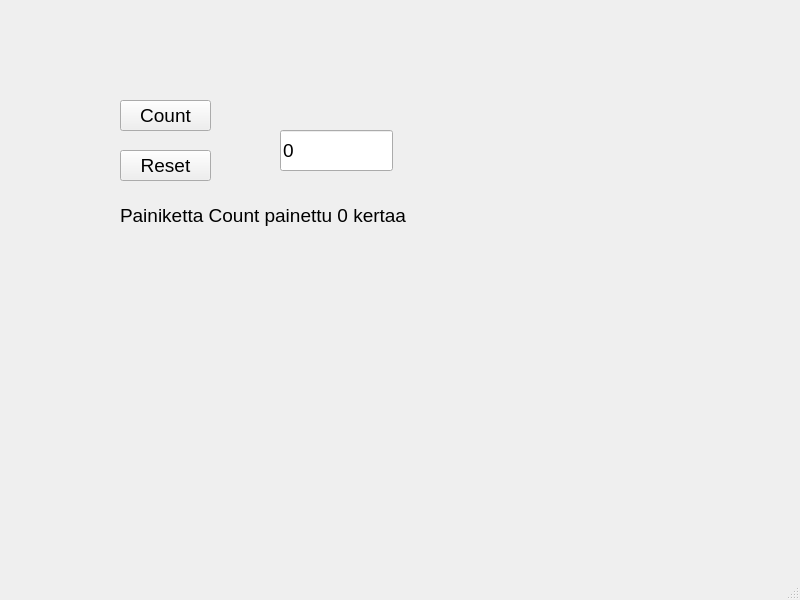
<?xml version="1.0" encoding="UTF-8"?>
<ui version="4.0">
 <class>MainWindow</class>
 <widget class="QMainWindow" name="MainWindow">
  <property name="geometry">
   <rect>
    <x>0</x>
    <y>0</y>
    <width>800</width>
    <height>600</height>
   </rect>
  </property>
  <property name="windowTitle">
   <string>MainWindow</string>
  </property>
  <widget class="QWidget" name="centralwidget">
   <widget class="QPushButton" name="btnCount">
    <property name="geometry">
     <rect>
      <x>120</x>
      <y>100</y>
      <width>91</width>
      <height>31</height>
     </rect>
    </property>
    <property name="font">
     <font>
      <pointsize>14</pointsize>
     </font>
    </property>
    <property name="text">
     <string>Count</string>
    </property>
   </widget>
   <widget class="QPushButton" name="btnReset">
    <property name="geometry">
     <rect>
      <x>120</x>
      <y>150</y>
      <width>91</width>
      <height>31</height>
     </rect>
    </property>
    <property name="font">
     <font>
      <pointsize>14</pointsize>
     </font>
    </property>
    <property name="text">
     <string>Reset</string>
    </property>
   </widget>
   <widget class="QLineEdit" name="txtResult">
    <property name="geometry">
     <rect>
      <x>280</x>
      <y>130</y>
      <width>113</width>
      <height>41</height>
     </rect>
    </property>
    <property name="font">
     <font>
      <pointsize>14</pointsize>
     </font>
    </property>
    <property name="text">
     <string>0</string>
    </property>
   </widget>
   <widget class="QLabel" name="labelnfo">
    <property name="geometry">
     <rect>
      <x>120</x>
      <y>200</y>
      <width>301</width>
      <height>31</height>
     </rect>
    </property>
    <property name="font">
     <font>
      <pointsize>14</pointsize>
     </font>
    </property>
    <property name="text">
     <string>Painiketta Count painettu 0 kertaa</string>
    </property>
   </widget>
  </widget>
  <widget class="QMenuBar" name="menubar">
   <property name="geometry">
    <rect>
     <x>0</x>
     <y>0</y>
     <width>800</width>
     <height>21</height>
    </rect>
   </property>
  </widget>
  <widget class="QStatusBar" name="statusbar"/>
 </widget>
 <resources/>
 <connections/>
</ui>
